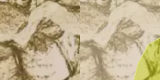
#> input picture Sat to Geo/Sprint 1/Collected_Images/Split_Images/141-Arizona_S-img.png, 160 x 80 px, given as the content of the folder Collected_Images/Split_Images/141-Arizona_S-img.png/, which was not available
$ jupyter execute --allow-errors 'Edge Detection.ipynb'
#> lines starting #> are read from the running program, lines starting #| are printed output that depends on the picture; pictures that were not available may be replaced by others from this repository, and a replacement may not be noted
[cell 1]
# Here we are importing the skimage package as this is where the edge detection
# program is.
import skimage
import skimage.feature
import skimage.viewer

# Then importing a couple other things. The image processing is being handled by
# Pillow.
import numpy as np
from PIL import Image
import os
import PIL.ImageOps

# Lastly here are a couple paths that we will be using in order to save correctly
path = "Collected_Images/Split_Images/"
formation_path = "Collected_Images/Edge_Detection/Formation_Imgs/"
out_path = "Collected_Images/Edge_Detection/"

# Toggle this if you want to save off the pictures that are created along the way
delete = True

[cell 2]
# Creating necessary directories
os.makedirs("Collected_Images/Edge_Detection", exist_ok=True)
os.makedirs("Collected_Images/Edge_Detection/Formation_Imgs", exist_ok=True)
os.makedirs("Collected_Images/Edge_Detection/Process_1_Blue", exist_ok=True)
os.makedirs("Collected_Images/Edge_Detection/Process_1_Green", exist_ok=True)
os.makedirs("Collected_Images/Edge_Detection/Process_1_Red", exist_ok=True)

[cell 3]
'''
    Given an image, the function will crop the image so that only the formation
    part of the image is saved.

    :param path: Path that the original image is in
    :param i: The name of the image (with the extension) that we will use
    :param name: Name of the image
    :param save_path: Where the image will be saved to

'''

def extract_formation_img(path, i, name, save_path):
#> called with i = '141-Arizona_S-img.png', name = '141-Arizona_S-img'
    img = Image.open(path + i)
#> img is the input picture: PIL image 160x80 RGB; mean R, G, B 190.8, 174.9, 140.1

    w, h = img.size
#> w = 160; h = 80

    left = h
#> left = 80
    top = 0
    right = w
#> right = 160
    bottom = h
#> bottom = 80

    img = img.crop((left,
                    top,
                    right,
                    bottom))
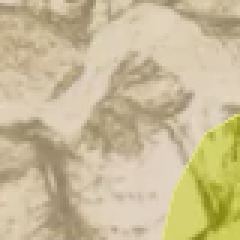
#> img: PIL image 80x80 RGB (shown 3 times larger); mean R, G, B 201, 187.5, 150.8
    img.save(save_path + name + "-formation.png")

[cell 4]
'''
    Given an image and other values, the function will save off an image that
    was returned from the edge detection program and a color inverted version
    of the edge detection program

    :param img_path: name of the image with extension
    :param s: sigma value
    :param l: low_threshold
    :param h: high_threshold
    :param delete: delete the pictures generated to create the final image

'''

def edge_detect(img_path, s, l, h, delete, save_path):
    cur_img = skimage.io.imread(fname = out_path + img_path)

    if(len(cur_img.shape) > 2):
        cur_img = cur_img[:,:,0]

    cur_img = cur_img * (1.0/255)

    edges = skimage.feature.canny(
        image=cur_img,
        sigma=s,
        low_threshold=l,
        high_threshold=h,
    )

    skimage.io.imsave(arr = edges, fname = out_path + "black-white.png")
    thing = Image.open(save_path + "black-white.png")
    invert = PIL.ImageOps.invert(thing)
    invert.save(save_path + "outlined.png")

    w_1, h_1 = thing.size
    w_2, h_2 = invert.size

    cur_comb = Image.new('RGB', (w_1+w_2, h_1))
    cur_comb.paste(thing, (0,0))
    cur_comb.paste(invert, (w_1,0))

    cur_comb.save(save_path + "black-white-edge.png")

    if(delete):
        os.remove(save_path + "outlined.png")
        os.remove(save_path + "black-white.png")
        os.remove(save_path + "black-white-edge.png")

    return cur_comb

[cell 5]
'''
    This process will take an image and strip off the necessary RGB layer,
    run it through the edge detection method, and stitch the results together
    as one big image to show the changes throughout the program. The images in
    order are:
    1st: Original image
    2nd: Image stripped to one of it's RGB layers
    3rd: Stripped image after going through edge detection
    4th: The 3rd image, but color inverted

    :param form_path: Path to the formation image
    :param form_img: The name of the formation image with extension
    :param img_name: The name of the image to save
    :param delete: Delete the pictures constructed throughout the program
    :param save_path: If delete is false, this is where the images will be saved to
    :param pro_path: Where to save the final images
    :param color: Which RGB layer to use, 0 - Red, 1 - Green, 2 - Blue


'''
def process_1(form_path, form_img, img_name, delete, save_path, pro_path, color):
#> called with form_img = '141-Arizona_S-img-formation.png', img_name = '141-Arizona_S-img', delete = True, save_path = 'Collected_Images/Edge_Detection/', color = 0
    image = skimage.io.imread(fname = form_path + form_img)
    temp = np.copy(image)
    x = temp
    result = x[:, :, color]
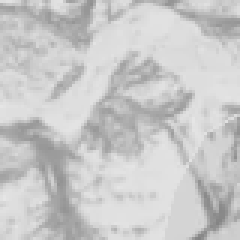
#> result: shape (80, 80) (shown 3 times larger); min 132, max 230, mean 201
    result = result * (1.0/255)

    skimage.io.imsave(arr = result, fname = save_path + "reduced-dimension.png")

    sigma = 0
    low_threshold = 0.7
    high_threshold = 1


    edge_img = edge_detect("reduced-dimension.png",
                           sigma,
                           low_threshold,
                           high_threshold,
                           delete,
                           out_path
                          )

    img_1 = Image.open(form_path + form_img)
    img_2 = Image.open(save_path + "reduced-dimension.png")

    w1, h1 = img_1.size
    w2, h2 = img_2.size
    w3, h3 = edge_img.size

    combine = Image.new('RGB', (w1+w2+w3, h1))
    combine.paste(img_1, (0,0))
    combine.paste(img_2, (w1,0))
    combine.paste(edge_img, (w1+w2,0))

    combine.save(pro_path + "Process_1_" + img_name + ".png")

    if(delete):
        os.remove(save_path + "reduced-dimension.png")

$ run again, on Sat to Geo/Sprint 1/Collected_Images/Split_Images/429-Chihuahua_N-img.png
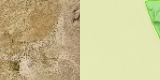
#> input picture Sat to Geo/Sprint 1/Collected_Images/Split_Images/429-Chihuahua_N-img.png, 160 x 80 px, given as the content of the folder Collected_Images/Split_Images/141-Arizona_S-img.png/, which was not available
#> in extract_formation_img, img is the input picture: PIL image 160x80 RGB; mean R, G, B 200.9, 192.6, 146.3
#> in extract_formation_img, `img = img.crop((left, top, right, bottom))`:
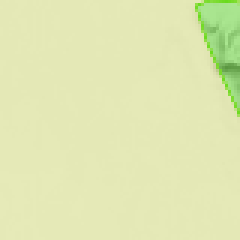
#> img: PIL image 80x80 RGB (shown 3 times larger); mean R, G, B 224.1, 231.4, 178.8
#> in process_1, `result = x[:, :, color]`:
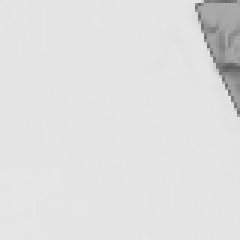
#> result: shape (80, 80) (shown 3 times larger); min 91, max 230, mean 224.1

$ run again, on Sat to Geo/Sprint 1/Collected_Images/Split_Images/436-Arizona_N-img.png
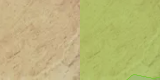
#> input picture Sat to Geo/Sprint 1/Collected_Images/Split_Images/436-Arizona_N-img.png, 160 x 80 px, given as the content of the folder Collected_Images/Split_Images/141-Arizona_S-img.png/, which was not available
#> in extract_formation_img, img is the input picture: PIL image 160x80 RGB; mean R, G, B 187, 182.1, 119.6
#> in extract_formation_img, `img = img.crop((left, top, right, bottom))`:
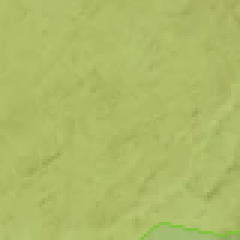
#> img: PIL image 80x80 RGB (shown 3 times larger); mean R, G, B 175, 186.5, 102.7
#> in process_1, `result = x[:, :, color]`:
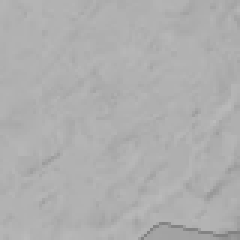
#> result: shape (80, 80) (shown 3 times larger); min 128, max 188, mean 175

$ run again, on Sat to Geo/Sprint 1/Collected_Images/Split_Images/441-Chihuahua_N-img.png
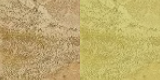
#> input picture Sat to Geo/Sprint 1/Collected_Images/Split_Images/441-Chihuahua_N-img.png, 160 x 80 px, given as the content of the folder Collected_Images/Split_Images/141-Arizona_S-img.png/, which was not available
#> in extract_formation_img, img is the input picture: PIL image 160x80 RGB; mean R, G, B 189.5, 170.6, 108.7
#> in extract_formation_img, `img = img.crop((left, top, right, bottom))`:
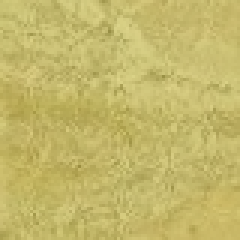
#> img: PIL image 80x80 RGB (shown 3 times larger); mean R, G, B 195.9, 184.2, 106.5
#> in process_1, `result = x[:, :, color]`:
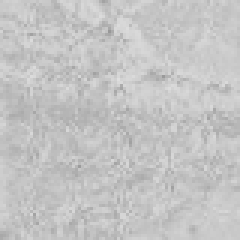
#> result: shape (80, 80) (shown 3 times larger); min 152, max 222, mean 195.9
